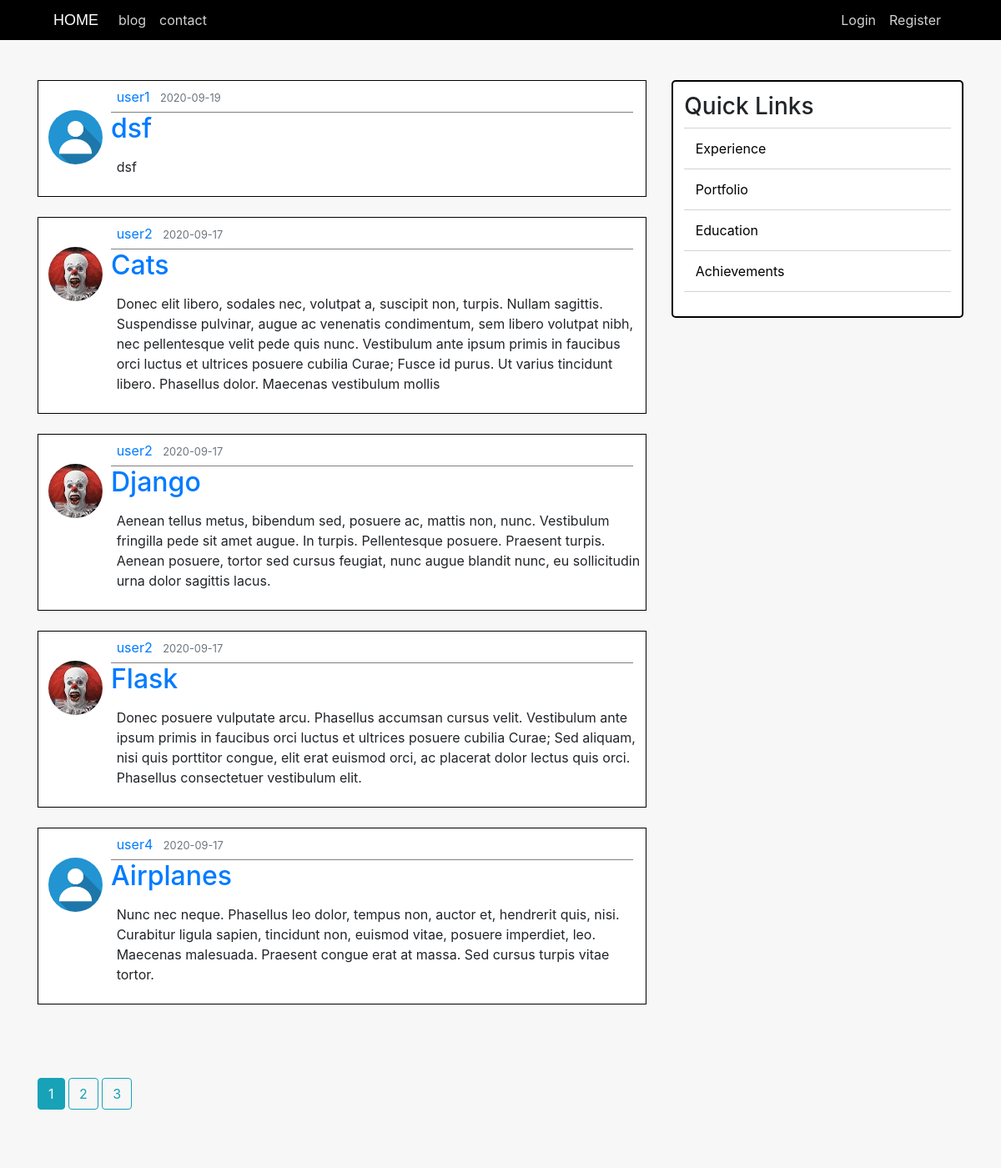
/blog (upper part), run on an earlier commit of the app's database.
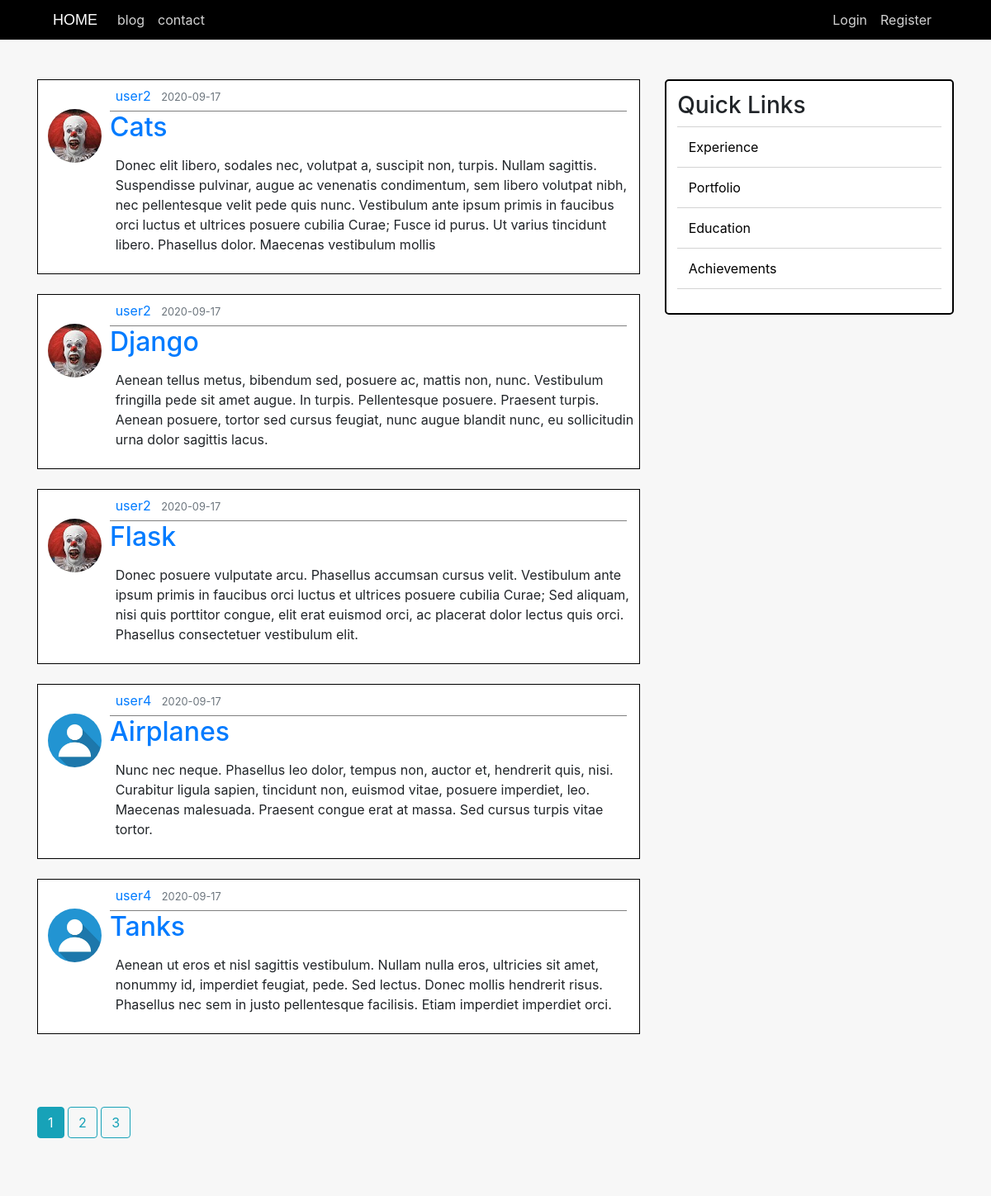
And on a later commit of the database.
### portfolio/models.py (models this page shows, shortened)
class Post(db.Model):
    id = db.Column(db.Integer, primary_key=True)
    title = db.Column(db.String(100), nullable=False)
    date_posted = db.Column(db.DateTime, nullable=False, default=datetime.utcnow)
    content = db.Column(db.Text, nullable=False)
    user_id = db.Column(db.Integer, db.ForeignKey('user.id'), nullable=False)

class User(db.Model, UserMixin):
    id = db.Column(db.Integer, primary_key=True)
    username = db.Column(db.String(20), unique=True, nullable=False)
    email = db.Column(db.String(120), unique=True, nullable=False)
    image_file = db.Column(db.String(20), nullable=False, default='default.jpg')
    password = db.Column(db.String(60), nullable=False)
    posts = db.relationship('Post', backref='author', lazy=True)

### portfolio/main/routes.py (the view)
@main.route("/blog")
def blog():
    page = request.args.get('page', 1, type=int)
    posts = Post.query.order_by(Post.date_posted.desc()).paginate(page=page, per_page=5)
    return render_template('main_pages/blog.html', posts=posts)

### portfolio/templates/main_pages/blog.html (shortened to what this page needs)
{% extends "base.html" %}
{% block blog %}
    <div class="blog-content col-md-8">
        {% for post in posts.items %}
        <article class="media content-section mb-4">
            <img class="rounded-circle article-img" src="{{ url_for('static', filename='profile_pics/' + post.author.image_file) }}">
            <div class="media-body">
                <div class="article-metadata">
                    <a class="mr-2" href="{{ url_for('users.user_posts', username=post.author.username) }}">{{ post.author.username }}</a>
                    <small class="text-muted">{{ post.date_posted.strftime('%Y-%m-%d') }}</small>
                </div>
                <h2><a class="article-title" href="{{ url_for('posts.post', post_id=post.id) }}">{{ post.title }}</a></h2>
                <p class="article-content">{{ post.content }}</p>
            </div>
        </article>
        {% endfor %}
    </div>
{% endblock blog %}
{% block page_counter %}
    <div class="container mb-5">
        {% for page_num in posts.iter_pages(left_edge=1, right_edge=1, left_current=1, right_current=2) %}
            {% if page_num %}
                {% if posts.page == page_num %}
                    <a class="btn btn-info mb-4" href="{{ url_for('main.blog', page=page_num) }}">{{ page_num }}</a>
                {% else %}
                    <a class="btn btn-outline-info mb-4" href="{{ url_for('main.blog', page=page_num) }}">{{ page_num }}</a>
                {% endif %}
            {% else %}
                ...
            {% endif %}
      {% endfor %}
    </div>
{% endblock %}

What changed in the data, as far as the page shows it:
removed Post: image_file (placeholder picture), author.username "user1", date_posted "2020-09-19", title "dsf", content "dsf"
now on this page (row unchanged): Post: image_file (placeholder picture), author.username "user4", date_posted "2020-09-17", title "Tanks", content "Aenean ut eros et nisl sagittis vestibulum. Nullam nulla eros, ultricies sit amet, nonummy id, imperdiet feugiat, pede. Sed lectus. Donec mollis hendrerit risus. Phasellus nec sem in justo pellentesque facilisis. Etiam imperdiet imperdiet orci."
